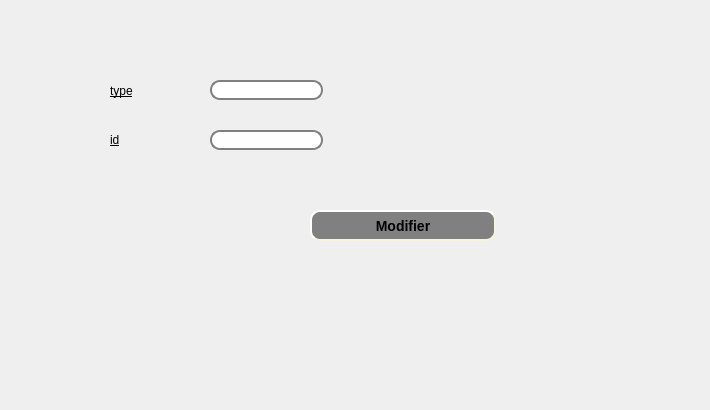
     <widget class="QWidget" name="m">
      <attribute name="title">
       <string>modifier un conge</string>
      </attribute>
      <widget class="QLineEdit" name="lineEdit_id_2">
       <property name="geometry">
        <rect>
         <x>210</x>
         <y>130</y>
         <width>113</width>
         <height>20</height>
        </rect>
       </property>
       <property name="styleSheet">
        <string notr="true">QLineEdit {
    border: 2px solid gray;
    border-radius: 10px;
    padding: 0 8px;
    background: white;
    selection-background-color: darkgray;
}</string>
       </property>
      </widget>
      <widget class="QLineEdit" name="lineEdit_type_2">
       <property name="geometry">
        <rect>
         <x>210</x>
         <y>80</y>
         <width>113</width>
         <height>20</height>
        </rect>
       </property>
       <property name="styleSheet">
        <string notr="true">QLineEdit {
    border: 2px solid gray;
    border-radius: 10px;
    padding: 0 8px;
    background: white;
    selection-background-color: darkgray;
}</string>
       </property>
      </widget>
      <widget class="QLabel" name="label_32">
       <property name="geometry">
        <rect>
         <x>110</x>
         <y>80</y>
         <width>61</width>
         <height>21</height>
        </rect>
       </property>
       <property name="styleSheet">
        <string notr="true">font: 12pt &quot;Andalus&quot;;
text-decoration: underline;</string>
       </property>
       <property name="text">
        <string>type</string>
       </property>
      </widget>
      <widget class="QLabel" name="label_33">
       <property name="geometry">
        <rect>
         <x>110</x>
         <y>130</y>
         <width>61</width>
         <height>20</height>
        </rect>
       </property>
       <property name="styleSheet">
        <string notr="true">font: 12pt &quot;Andalus&quot;;
text-decoration: underline;</string>
       </property>
       <property name="text">
        <string>id</string>
       </property>
      </widget>
      <widget class="QPushButton" name="ajoute_cong_2">
       <property name="geometry">
        <rect>
         <x>310</x>
         <y>210</y>
         <width>186</width>
         <height>31</height>
        </rect>
       </property>
       <property name="styleSheet">
        <string notr="true">QPushButton#ajoute_cong_2 {
    background-color: grey;
    border-style: outset;
    border-width: 2px;
    border-radius: 10px;
    border-color: beige;
    font: bold 14px;
    min-width: 10em;
    padding: 6px;
}
</string>
       </property>
       <property name="text">
        <string>Modifier</string>
       </property>
      </widget>
      <widget class="QLabel" name="label_2">
       <property name="geometry">
        <rect>
         <x>6</x>
         <y>12</y>
         <width>501</width>
         <height>241</height>
        </rect>
       </property>
       <property name="styleSheet">
        <string notr="true">background-image: url(:/bg.jpg);</string>
       </property>
       <property name="text">
        <string/>
       </property>
       <property name="pixmap">
        <pixmap>../60342173_2276972439287605_1529191567795945472_n.jpg</pixmap>
       </property>
      </widget>
      <widget class="QLabel" name="label_19">
       <property name="geometry">
        <rect>
         <x>-20</x>
         <y>-5</y>
         <width>701</width>
         <height>401</height>
        </rect>
       </property>
       <property name="text">
        <string/>
       </property>
       <property name="pixmap">
        <pixmap>../../Downloads/back.png</pixmap>
       </property>
      </widget>
      <zorder>label_19</zorder>
      <zorder>label_2</zorder>
      <zorder>lineEdit_id_2</zorder>
      <zorder>lineEdit_type_2</zorder>
      <zorder>label_32</zorder>
      <zorder>label_33</zorder>
      <zorder>ajoute_cong_2</zorder>
     </widget>
